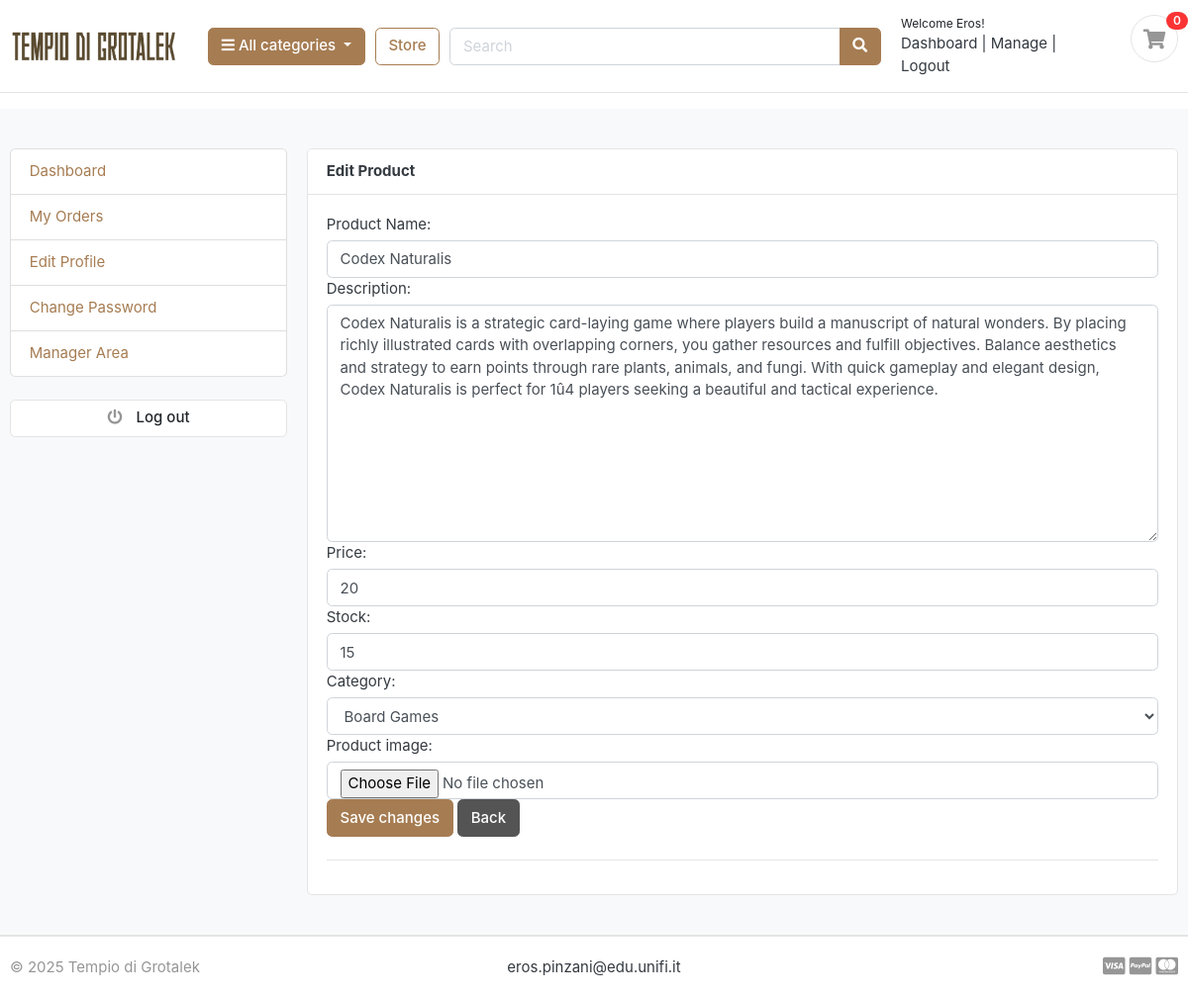
The app's page /accounts/product_edit/20/ (signed in) with its own data.
### Accounts/models.py (models this page shows, shortened)
class Account(AbstractBaseUser):
    first_name = models.CharField(max_length=50)
    last_name = models.CharField(max_length=50)
    username = models.CharField(max_length=50, unique=True)
    email = models.EmailField(max_length=100, unique=True)
    phone_number = models.CharField(max_length=50)
    date_joined = models.DateTimeField(auto_now_add=True)
    last_login = models.DateTimeField(auto_now_add=True)
    is_admin = models.BooleanField(default=False)
    is_staff = models.BooleanField(default=False)
    is_active = models.BooleanField(default=False)
    is_superadmin = models.BooleanField(default=False)
    is_manager = models.BooleanField(default=False)  # True se utente è manager
    USERNAME_FIELD = 'email'
    REQUIRED_FIELDS = ['username', 'first_name', 'last_name']
    objects = MyAccountManager()

### Store/models.py (models this page shows, shortened)
class Product(models.Model):
    product_name = models.CharField(max_length=200, unique=True)
    slug = models.SlugField(max_length=200, unique=True)
    description = models.TextField(max_length=500, blank=True)
    price = models.IntegerField()
    if DB_LIVE:
        from cloudinary.models import CloudinaryField
        images = CloudinaryField('image', folder='photos/products')
    else:
        images = models.ImageField(upload_to='products/', blank=True)
    stock = models.IntegerField()
    is_available = models.BooleanField(default=True)
    category = models.ForeignKey(Category, on_delete=models.CASCADE)
    created_date = models.DateTimeField(auto_now_add=True)
    modified_date = models.DateTimeField(auto_now=True)

### Accounts/views.py (the view)
# urls.py: path('product_edit/<int:product_id>/', views.product_edit, name='product_edit'),
@login_required(login_url='login')
def product_edit(request, product_id):
    if not request.user.is_authenticated or not request.user.is_manager:
        return redirect('dashboard')
    product = get_object_or_404(Product, id=product_id)
    variation_types = VariationType.objects.filter(product=product)
    if request.method == 'POST':
        form = None
        if 'modify_product' in request.POST:
            form = ProductForm(request.POST, request.FILES, instance=product)
            if form.is_valid():
                form.save()
                messages.success(request, 'Product updated successfully.')
                return redirect('manager_products')
        elif 'edit_variation_type' in request.POST:
            vt_id = request.POST.get('variation_type_id')
            new_name = request.POST.get('variation_type_name')
            vt = get_object_or_404(VariationType, id=vt_id, product=product)
            vt.name = new_name
            vt.save()
            messages.success(request, 'Variation type updated successfully.')
            return redirect('product_edit', product_id=product.id)
        elif 'delete_variation_type' in request.POST:
            vt_id = request.POST.get('variation_type_id')
            vt = get_object_or_404(VariationType, id=vt_id, product=product)
            vt.delete()
            messages.success(request, 'Variation type deleted successfully.')
            return redirect('product_edit', product_id=product.id)
        if form is None:
            form = ProductForm(instance=product)
    else:
        form = ProductForm(instance=product)
    context = {
        'form': form,
        'product': product,
        'edit_mode': True,
        'variation_types': variation_types,
    }
    return render(request, 'accounts/product_edit.html', context)

### Store/forms.py
class ProductForm(forms.ModelForm):
    class Meta:
        model = Product
        fields = ['product_name', 'description', 'price', 'images', 'stock', 'category']
        labels = {
            'product_name': 'Product Name',
            'description': 'Description',
            'price': 'Price',
            'images': 'Images',
            'stock': 'Stock',
            'category': 'Category',
        }
        widgets = {
            'product_name': forms.TextInput(attrs={'class': 'form-control', 'placeholder': 'Product Name'}),
            'description': forms.Textarea(attrs={'class': 'form-control', 'placeholder': 'Description'}),
            'price': forms.NumberInput(attrs={'class': 'form-control', 'placeholder': 'Price'}),
            'images': forms.ClearableFileInput(attrs={'class': 'form-control'}),
            'stock': forms.NumberInput(attrs={'class': 'form-control', 'placeholder': 'Stock'}),
            'category': forms.Select(attrs={'class': 'form-control'}),
        }

### Carts/context_processors.py (called while the page is built)
def counter(request):
    cart_count = 0
    if 'admin' in request.path:
        return {}
    else:
        try:
            cart = Cart.objects.filter(cart_id=_cart_id(request))
            if request.user.is_authenticated:
                cart_items = CartItem.objects.all().filter(user=request.user)
            else:
                cart_items = CartItem.objects.all().filter(cart=cart[:1])
            for cart_item in cart_items:
                cart_count += cart_item.quantity
        except Cart.DoesNotExist:
            cart_count = 0
    return dict(cart_count=cart_count)

### Carts/views.py (called while the page is built)
def _cart_id(request):
    cart = request.session.session_key
    if not cart:
        cart = request.session.create()
    return cart

### Category/context_processors.py (called while the page is built)
def menu_links(request):
    links = Category.objects.all()
    return dict(links=links)

### Category/models.py (called while the page is built)
    def get_url(self):
        return reverse('products_by_category', args=[self.slug])

    def __str__(self):
        return self.category_name

### templates/accounts/product_edit.html (shortened to what this page needs)
{% extends 'base.html' %}
{% block content %}
<section class="section-conten padding-y bg">
    <div class="container">
        <div class="row">
            {% include 'includes/dashboard_sidebar.html' %}
            <main class="col-md-9">
                <article class="card">
                    <header class="card-header">
                        <strong>Edit Product</strong>
                    </header>
                    <div class="card-body">
                        <form method="post" enctype="multipart/form-data" class="mb-4" autocomplete="off">
                            {% for field in form %}
                                {% if field.name != 'images' and field.name != 'image' %}
                                    {{ field.label_tag }} {{ field }}
                                {% endif %}
                            {% endfor %}
                            <label for="id_images">Product image:</label>
                            <input type="file" name="images" id="id_images" class="form-control"/>
                            <button type="submit" class="btn btn-primary">Save changes</button>
                            <a href="{% url 'manager_products' %}" class="btn btn-secondary">Back</a>
                        </form>
                        <hr>
                    </div>
                </article>
            </main>
        </div>
    </div>
</section>
{% endblock %}

### templates/includes/navbar.html (shortened to what this page needs)
{% load static %}
<header class="section-header">
    <section class="header-main border-bottom navbar-texture">
        <div class="container">
            <div class="row align-items-center">
                <div class="col-lg-2 col-md-3 col-6">
                    <a href="{% url 'home' %}" class="brand-wrap">
                        <img class="logo" src="{% static '/images/Tempio_di_Grotalek.png' %}" alt="Logo">
                    </a>
                </div>
                <div class="col-lg col-sm col-md col-6 flex-grow-0">
                    <div class="category-wrap dropdown d-inline-block float-right">
                        <button type="button" class="btn btn-primary dropdown-toggle" data-toggle="dropdown">
                            <i class="fa fa-bars"></i> All categories
                        </button>
                    </div>
                </div>
                <a href="{% url 'store' %}" class="btn btn-outline-primary">Store</a>
                <div class="col-lg  col-md-6 col-sm-12 col">
                    <form action="{% url 'search' %}" class="search" method='GET'>
                        <div class="input-group w-100">
                            <input type="text" class="form-control" style="width:60%;" placeholder="Search"
                                   name="keyword">
                            <div class="input-group-append">
                                <button class="btn btn-primary" type="submit">
                                    <i class="fa fa-search"></i>
                                </button>
                            </div>
                        </div>
                    </form>
                </div>
                <div class="col-lg-3 col-sm-6 col-8 order-2 order-lg-3">
                    <div class="d-flex justify-content-end mb-3 mb-lg-0">
                        {% if user.id is None %}
                            <div class="widget-header">
                                <small class="title text-dark">Welcome guest!</small>
                                <div>
                                    <a href="{% url 'login' %}">Sign in</a> <span class="dark-transp"> | </span>
                                    <a href="{% url 'register' %}"> Register</a>
                                </div>
                            </div>
                        {% else %}
                            <div class="widget-header">
                                <small class="title text-dark">Welcome {{ user.first_name }}!</small>
                                <div>
                                    <a href="{% url 'dashboard' %}">Dashboard</a> <span class="dark-transp"> | </span>
                                    {% if user.is_manager %}
                                        <a href="{% url 'manager_dashboard' %}">Manage</a> <span class="dark-transp"> | </span>
                                    {% endif %}
                                    <a href="{% url 'logout' %}"> Logout</a>
                                </div>
                            </div>
                        {% endif %}
                        <a href="{% url 'cart' %}" class="widget-header pl-3 ml-3">
                            <div class="icon icon-sm rounded-circle border"><i class="fa fa-shopping-cart"></i></div>
                            <span class="badge badge-pill badge-danger notify">{{ cart_count }}</span>
                        </a>
                    </div>
                </div>
            </div>
        </div>
    </section>
</header>

### Ecommerce/static/css/ui.css (style rules this page uses)
html { font-family: "Inter", sans-serif; font-size: 15px; }
.icon-xs, .icon-sm, .icon-md, .icon-lg { display: inline-block; text-align: center; flex-shrink: 0; flex-grow: 0; }
.icon-sm { width: 48px; height: 48px; line-height: 48px !important; font-size: 20px; }
.padding-y { padding-top: 40px; padding-bottom: 40px; }
article:after, .form-group:after { display: block; clear: both; content: ""; }
.bg { background-color: #f8f9fa; }
.header-main { position: relative; padding-top: 1rem; padding-bottom: 1rem; }
.brand-wrap .logo, .navbar-brand .logo { margin-right: 7px; max-height: 42px; display: inline-block; }
.widget-header { display: inline-block; vertical-align: middle; position: relative; }
.widget-header a { color: #343a40; }
.widget-header i { color: #969696; }
.widget-header .title { display: block; }
.widget-header .notify { position: absolute; top: -3px; right: -10px; }
header.section-header { position: fixed; top: 0; left: 0; width: 100%; z-index: 101; }
html, body { height: 100%; }
body { min-height: 100vh; display: flex; flex-direction: column; padding-top: 110px; }
main { flex: 1 0 auto; }
.notify { position: absolute; top: -4px; right: -10px; display: inline-block; padding: 0.25em 0.6em; font-size: 12px; line-height: 1; text-align: center; border-radius: 3rem; color: #fff; background-color: #fa3434; }
.navbar-texture, .footer-texture { background-image: url('../images/navbar-bg.png'); background-size: cover; background-repeat: repeat; }

### records on screen
Account: first_name "Eros"
Product: form "Codex Naturalis" "Codex Naturalis is a strategic card-laying game where players build a manuscript of natural wonders. By placing richly illustrated cards with overlapping corners, you gather resources and fulfill objectives. Balance aesthetics and strategy to earn points through rare plants, animals, and fungi. With quick gameplay and elegant design, Codex Naturalis is perfect for 1û4 players seeking a beautiful and tactical experience." "20" "15" "Board Games"

### other values on screen
{{ cart_count }} "0"
{{ field.label_tag }} "Product Name:" "Description:" "Price:" "Stock:" "Category:"
